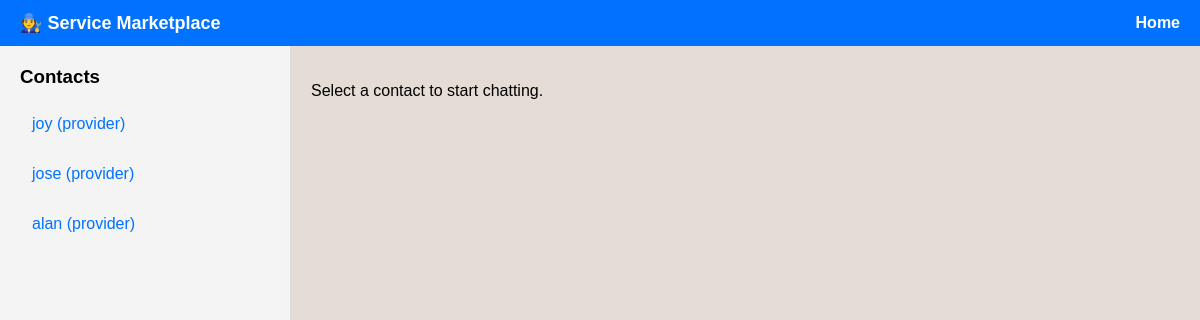
The page /chat.php (signed in) on the database its author committed.
### tables this page shows
CREATE TABLE `accounts` (
  `id` int(11) NOT NULL,
  `username` varchar(50) NOT NULL,
  `email` varchar(100) NOT NULL,
  `password` varchar(255) NOT NULL,
  `phone` varchar(15) NOT NULL,
  `role` enum('user','provider','admin') NOT NULL,
  `created_at` timestamp NOT NULL DEFAULT current_timestamp(),
  `status` enum('active','blacklisted') NOT NULL DEFAULT 'active'
);

### chat.php (the view, shortened to what this page needs)
<?php
$conn = new mysqli("localhost", "root", "", "servicemarketplace");
$currentRole = $_SESSION['role'];
$chatableRole = ($currentRole === 'user') ? 'provider' : 'user';
$users = $conn->query("SELECT id, username, role FROM accounts WHERE role='$chatableRole'");
$receiver_id = isset($_GET['receiver_id']) ? intval($_GET['receiver_id']) : 0;
$homeLink = "#";
if ($currentRole === 'user') $homeLink = "user_home.php";
elseif ($currentRole === 'provider') $homeLink = "provider_home.php";
elseif ($currentRole === 'admin') $homeLink = "admin_dashboard.php";
?>
<html>
<head>
</head>
<body>
<div class="navbar">
    <h1>🧑‍🔧 Service Marketplace</h1>
    <a href="<?php echo $homeLink; ?>">Home</a>
</div>
<div class="main">
    <div class="sidebar">
        <h3>Contacts</h3>
        <?php while ($u = $users->fetch_assoc()): ?>
            <p><a href="chat.php?receiver_id=<?php echo $u['id']; ?>">
                <?php echo htmlspecialchars($u['username']); ?> (<?php echo $u['role']; ?>)
            </a></p>
        <?php endwhile; ?>
    </div>
    <div class="chat-box">
        <div class="messages" id="chat-messages">
            <?php if (!$receiver_id): ?>
                <p>Select a contact to start chatting.</p>
            <?php endif; ?>
        </div>
    </div>
</div>
</body>
</html>

### chat.php (style rules this page uses)
body { font-family: Arial, sans-serif; margin: 0; height: 100vh; display: flex; flex-direction: column; }
.navbar { background: #0072ff; color: white; padding: 12px 20px; display: flex; justify-content: space-between; align-items: center; }
.navbar h1 { font-size: 18px; margin: 0; }
.navbar a { color: white; text-decoration: none; font-weight: bold; }
.main { flex: 1; display: flex; height: calc(100vh - 50px); }
.sidebar { width: 250px; background: #f4f4f4; padding: 20px; border-right: 1px solid #ddd; overflow-y: auto; }
.chat-box { flex: 1; display: flex; flex-direction: column; }
.messages { flex: 1; padding: 20px; overflow-y: auto; background: #e5ddd5; display: flex; flex-direction: column; gap: 12px; }
.sidebar h3 { margin-top: 0; }
.sidebar p a { display: block; padding: 8px 12px; text-decoration: none; color: #0072ff; border-radius: 6px; margin-bottom: 5px; transition: 0.2s; }

### rows shown on the page
accounts: username "joy", role "provider"
accounts: username "jose", role "provider"
accounts: username "alan", role "provider"
